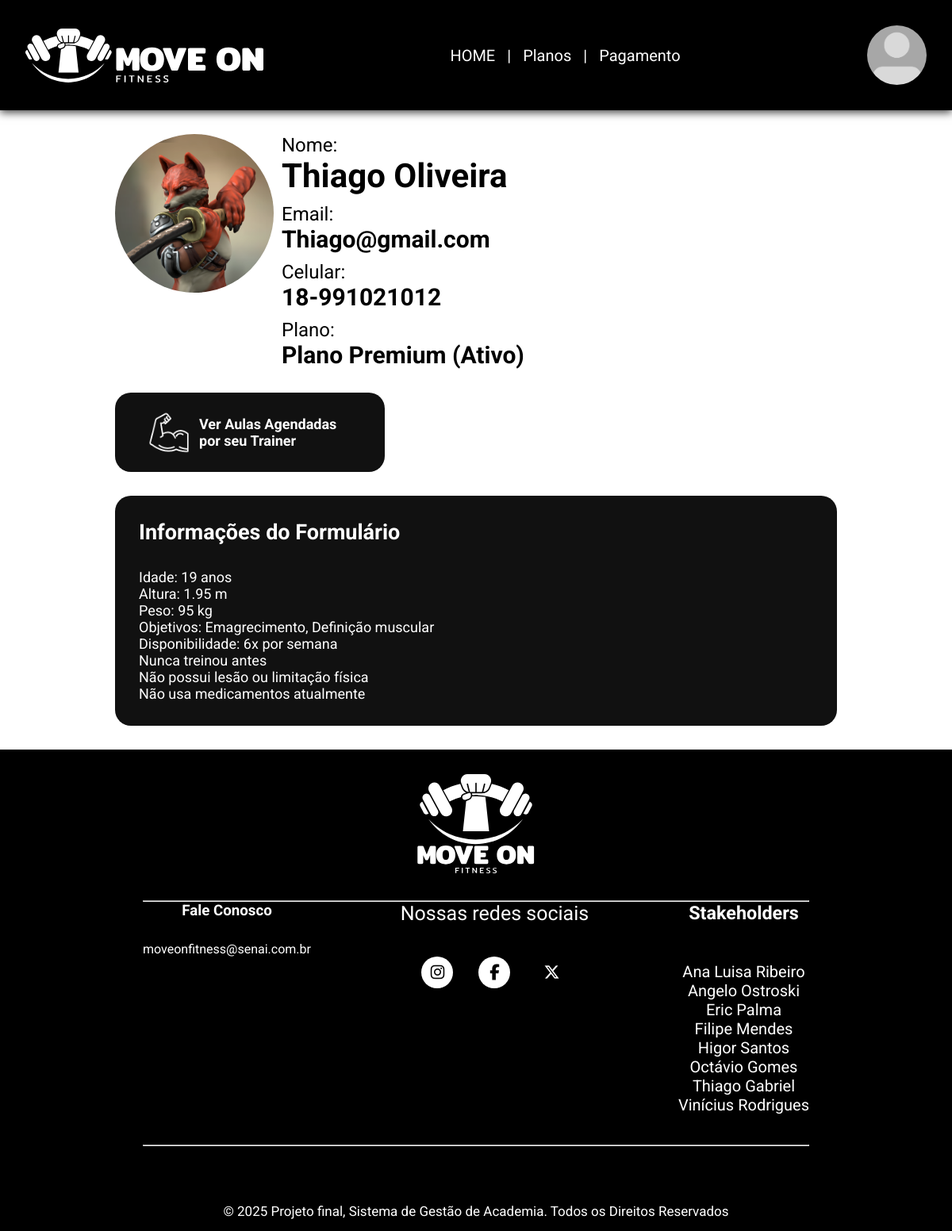
Page /View/UserView.php?viewastrainer=6 (signed in) on the earlier database version.
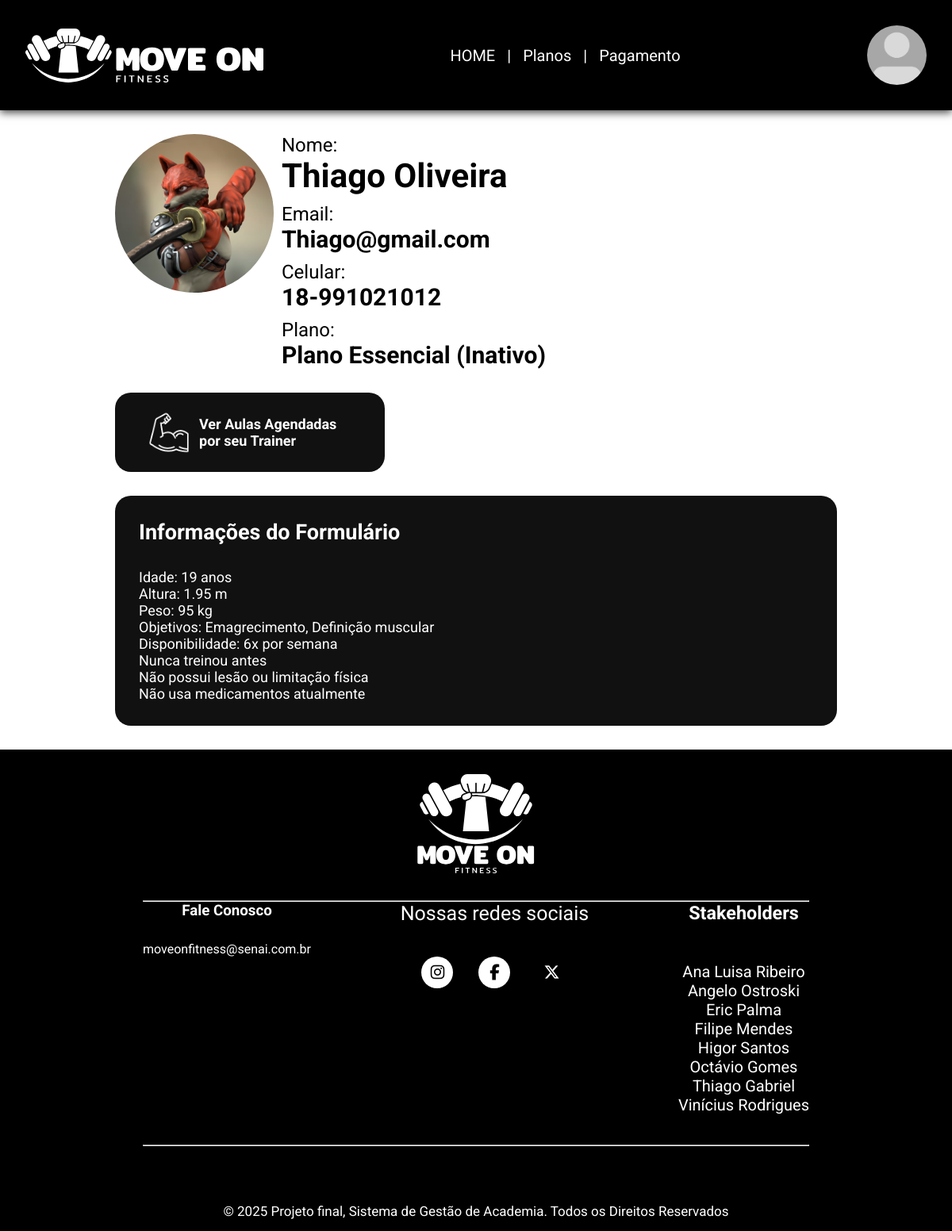
Same page on the later database version.
### tables this page shows
CREATE TABLE `planos` (
  `id` int(11) NOT NULL,
  `nome_plano` varchar(100) NOT NULL,
  `valor_mensal` decimal(10,2) NOT NULL,
  `valor_plano_antes_desconto` decimal(5,2) NOT NULL,
  `valor_adesao` decimal(5,2) NOT NULL,
  `descricao` text NOT NULL
);

CREATE TABLE `users` (
  `id` int(11) NOT NULL,
  `nome_completo` varchar(255) NOT NULL,
  `email` varchar(100) NOT NULL,
  `celular` varchar(20) DEFAULT NULL,
  `CPF` varchar(11) DEFAULT NULL,
  `password` varchar(255) NOT NULL,
  `created_at` timestamp NOT NULL DEFAULT current_timestamp(),
  `google` enum('Sim','Não') NOT NULL DEFAULT 'Não',
  `tipo_de_user` enum('trainer','cliente','admin') DEFAULT 'cliente',
  `nome_arquivo_fotoperfil` varchar(255) DEFAULT NULL,
  `body_fat` decimal(4,2) DEFAULT NULL COMMENT 'apenas clientes',
  `peso` decimal(5,2) DEFAULT NULL COMMENT 'apenas clientes',
  `ficha_id` int(11) DEFAULT NULL COMMENT 'apenas clientes',
  `anotacoes_trainer` text DEFAULT NULL COMMENT 'apenas clientes',
  `info_treinamento` text DEFAULT NULL COMMENT 'apenas clientes',
  `rotina_treinamento` text NOT NULL COMMENT 'apenas clientes',
  `trainer_id` int(11) DEFAULT NULL COMMENT 'apenas clientes',
  `mensalidade_id` int(11) DEFAULT NULL COMMENT 'apenas clientes',
  `plano_id` int(11) DEFAULT NULL COMMENT 'apenas clientes',
  `renovar_plano` enum('Sim','Não') NOT NULL DEFAULT 'Sim' COMMENT 'Apenas Clientes',
  `salario` decimal(8,2) DEFAULT NULL COMMENT 'apenas trainers',
  `endereco` varchar(255) DEFAULT NULL COMMENT 'apenas trainers',
  `CREF` int(11) DEFAULT NULL COMMENT 'apenas trainers'
);

CREATE TABLE `mensalidades` (
  `id` int(11) NOT NULL,
  `user_id` int(11) NOT NULL,
  `data_vencimento` date NOT NULL,
  `valor_cobrado` decimal(10,2) NOT NULL,
  `status_pagamento` enum('Pendente','Pago','Atrasado') NOT NULL DEFAULT 'Pendente',
  `data_pagamento` date DEFAULT NULL
);

### Controller/UserController.php (called while the page is built, shortened)
<?php
require_once __DIR__.'/../Model/UserModel.php';
class UserController {
    private $UserModel;
    function __construct($pdo) {
        $this->UserModel = new UserModel($pdo);
    }
    public function findById($id) {
        return $this->UserModel->findById($id);
    }
    public function getFotoPerfil($nome_arquivo_fotoperfil, $DIR_view){
        if(!isset($nome_arquivo_fotoperfil)){
            return '../PFPpadrao.png';
        }else{
            if(!file_exists($DIR_view."/IMG/pfps/$nome_arquivo_fotoperfil")){
                return '../PFPpadrao.png';
            }
        }
        return $nome_arquivo_fotoperfil;
    }
}

### Model/UserModel.php (called while the page is built, shortened)
<?php
class UserModel
{
    private $pdo;
    function __construct($pdo)
    {
        $this->pdo = $pdo;
    }
    public function findById($id)
    {
        $sql = "SELECT * FROM users WHERE id = ?";
        $stmt = $this->pdo->prepare($sql);
        $stmt->execute([$id]);
        $result = $stmt->fetch(PDO::FETCH_ASSOC);
        return $result;
    }
}

### View/UserView.php (the view, shortened to what the changed rows need)
<?php
include_once '../Controller/UserController.php';
include_once '../Config.php';
$Controller = new UserController($pdo);
$user_id = $_SESSION['user_id'];
$user = $Controller->findById($user_id);
$user_viewid = $_SESSION['user_id'];
if(!empty($_GET)){
    if(isset($_GET['viewastrainer'])){
        $user_view = $Controller->findById($_GET['viewastrainer']);
        if($user_view['trainer_id'] == $user['id'] && $user['tipo_de_user'] == 'trainer'){
            $user_viewid = $_GET['viewastrainer'];
        }else{
            header('Location: UserView.php');
        }
    }
}
$user_view = $Controller->findById($user_viewid);
$nome_completo = $user_view['nome_completo'];
$cellddd = str_contains($user_view['celular'], '9')+1;
$cell = substr($user_view['celular'],0,$cellddd) . "-" . substr($user_view['celular'],$cellddd,100);
$plano_id = $user_view['plano_id'];
if(isset($user_view['plano_id'])){
    $stmt = $pdo->query("SELECT * FROM planos WHERE id = $plano_id");
    $plano = $stmt->fetch(PDO::FETCH_ASSOC);
}
$mensalidade_id = $user_view['mensalidade_id'];
if(isset($user_view['mensalidade_id'])){
    $stmt = $pdo->query("SELECT * FROM mensalidades WHERE id = $mensalidade_id");
    $mensalidade = $stmt->fetch(PDO::FETCH_ASSOC);
    $status_plano = 'Ativo';
    if($mensalidade['status_pagamento'] == 'Pendente' OR $mensalidade['status_pagamento'] == 'Atrasado'){
        $status_plano = 'Inativo';
    }
}
$nome_arquivo_fotoperfiluser = $Controller->getFotoPerfil($user_view['nome_arquivo_fotoperfil'], __DIR__);
?>
<!DOCTYPE html>
<html lang="pt-BR">
<head>
    <link rel="stylesheet" href="css/style.css">
    <link rel="stylesheet" href="css/basics.css">
    <link rel="stylesheet" type="text/css" href="font-awesome/css/all.min.css" />
    <link rel="stylesheet" href="https://cdnjs.cloudflare.com/ajax/libs/font-awesome/6.7.2/css/all.min.css" />
</head>
<body>
        <section class="user-sect flex-column gap30">
            <div class="flex-row gap10 flex-row flex-wrap-at-760 justify-center">
                <div class="pfp user-view" >
                        <?php if (isset($user_view)): ?>
                            <img src="IMG/pfps/<?= $nome_arquivo_fotoperfiluser ?>">
                        <?php endif; ?>
                </div>
                <div class="grow-100">
                    <div class="height-100po info-text flex-column gap10">
                        <div>
                            <p>Nome:</p>
                            <h3><?=$nome_completo?></h3>
                        </div>
                        <div class="flex-row justify-between gap30 info-text-small wrap">
                            <div>
                                <p>Email:</p>
                                <h3><?=$user_view['email']?></h3>
                            </div>
                        </div>
                        <div class="flex-row justify-between gap30 info-text-small">
                            <?php if($user_view['celular'] != null OR $user_view['celular'] != ''):?>
                                <div>
                                    <p>Celular:</p>
                                    <h3><?=$cell?></h3>
                                </div>
                            <?php endif;?>
                        </div>
                        <div class="flex-row justify-between gap30 info-text-small">
                            <?php if($user_view['tipo_de_user'] == 'cliente' && ($plano_id != null OR $plano_id != '')):?>
                                <div>
                                    <p>Plano:</p>
                                    <h3><?=$plano['nome_plano']?> (<?=$status_plano?>)</h3>
                                </div>
                            <?php endif;?>
                        </div>
                    </div>
                </div>
            </div>
                <div class="width-100po flex-row">
                <?php if($user_view['info_treinamento'] != NULL):?>
                    <div class="dia sabado nohover grow-100 flex-column height-unset padding30 align-start">
                        <h1 class="width-100po">Informações do Formulário</h1>
                        <p class="textalign-left weight-low">
                            <?=$user_view['info_treinamento'];?>
                        </p>
                    </div>
                <?php endif;?>
                </div>
        </section>
</body>
</html>

Differences in the rows shown:
no longer on this page (row unchanged): planos: nome_plano "Plano Premium"
now on this page (row unchanged): planos: nome_plano "Plano Essencial"
added mensalidades: status_pagamento "Inativo"
Other differences:
$status_plano: "Ativo" → "Inativo"
